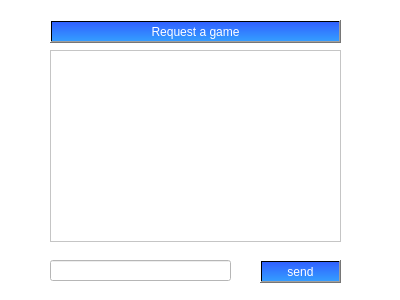
<?xml version="1.0" encoding="UTF-8"?>
<ui version="4.0">
 <class>Chat</class>
 <widget class="QWidget" name="Chat">
  <property name="geometry">
   <rect>
    <x>0</x>
    <y>0</y>
    <width>400</width>
    <height>300</height>
   </rect>
  </property>
  <property name="windowTitle">
   <string>HangMe Chat</string>
  </property>
  <property name="styleSheet">
   <string notr="true">background:rgb(255, 255, 255)</string>
  </property>
  <widget class="QListWidget" name="lwChat">
   <property name="geometry">
    <rect>
     <x>50</x>
     <y>50</y>
     <width>291</width>
     <height>192</height>
    </rect>
   </property>
  </widget>
  <widget class="QLineEdit" name="edtChat">
   <property name="geometry">
    <rect>
     <x>50</x>
     <y>260</y>
     <width>181</width>
     <height>21</height>
    </rect>
   </property>
  </widget>
  <widget class="QLabel" name="lblHostInfo">
   <property name="geometry">
    <rect>
     <x>50</x>
     <y>20</y>
     <width>291</width>
     <height>16</height>
    </rect>
   </property>
   <property name="text">
    <string/>
   </property>
  </widget>
  <widget class="QPushButton" name="btnSend">
   <property name="geometry">
    <rect>
     <x>260</x>
     <y>260</y>
     <width>81</width>
     <height>23</height>
    </rect>
   </property>
   <property name="styleSheet">
    <string notr="true">background:qlineargradient(spread:pad, x1:0.483318, y1:0.011, x2:0.483318, y2:1, stop:0 rgba(49, 97, 255, 255), stop:1 rgba(52, 157, 255, 255));
font: 25 13pt &quot;Segoe UI Light&quot;;
color: rgb(255, 255, 255)</string>
   </property>
   <property name="text">
    <string>send</string>
   </property>
  </widget>
  <widget class="QPushButton" name="btnRequestGame">
   <property name="geometry">
    <rect>
     <x>50</x>
     <y>20</y>
     <width>291</width>
     <height>23</height>
    </rect>
   </property>
   <property name="styleSheet">
    <string notr="true">background:qlineargradient(spread:pad, x1:0.483318, y1:0.011, x2:0.483318, y2:1, stop:0 rgba(49, 97, 255, 255), stop:1 rgba(52, 157, 255, 255));
font: 25 13pt &quot;Segoe UI Light&quot;;
color: rgb(255, 255, 255)</string>
   </property>
   <property name="text">
    <string>Request a game</string>
   </property>
  </widget>
 </widget>
 <resources/>
 <connections/>
</ui>
